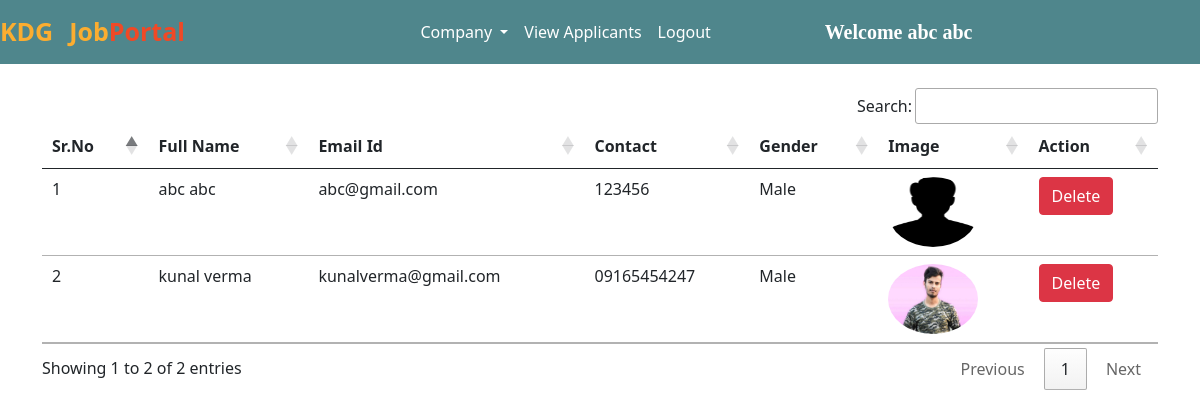
The app's page /view_applicants/ (signed in) with its own data.
### jobs/models.py (models this page shows, shortened)
class Applicant(models.Model):
    user = models.ForeignKey(User, on_delete=models.CASCADE)
    phone = models.CharField(max_length=10)
    image = models.ImageField(upload_to="")
    gender = models.CharField(max_length=10)
    type = models.CharField(max_length=15)

### jobs/views.py (the view)
# urls.py: path("view_applicants/", views.view_applicants, name="view_applicants"),
def view_applicants(request):
    if not request.user.is_authenticated:
        return redirect("/admin_login")
    applicants = Applicant.objects.all()
    return render(request, "view_applicants.html", {'applicants':applicants})

### jobs/templates/view_applicants.html (shortened to what this page needs)
{% extends 'admin_navbar.html' %}
{% block view_applicants %} active {% endblock %}
{% block body %}
<div class="container mt-4">
<table class="table table-hover" id="example">
    <thead>
        <tr>
            <th>Sr.No</th>
            <th>Full Name</th>
            <th>Email Id</th>
            <th>Contact</th>
            <th>Gender</th>
            <th>Image</th>
            <th>Action</th>
        </tr>
    </thead>
    <tbody>
        {% for applicant in applicants %}
        <tr>
            <td>{{forloop.counter}}</td>
            <td>{{applicant.user.get_full_name}}</td>
            <td>{{applicant.user.email}}</td>
            <td>{{applicant.phone}}</td>
            <td>{{applicant.gender}}</td>
            <td><img src="{{applicant.image.url}}" class="rounded-circle" width="90px" height="70px"></td>
            <td><a href="/delete_user/{{applicant.user.id}}/" class="btn btn-danger" onclick="return confirm('Are you sure you want to delete this applicant?')">Delete</a></td>
        </tr>
        {% endfor %}
    </tbody>
</table>
</div>
{% endblock %}

### jobs/templates/admin_navbar.html (shortened to what this page needs)
<!doctype html>
<html lang="en">
<head>
  <link href="https://cdn.jsdelivr.net/npm/bootstrap@5.0.2/dist/css/bootstrap.min.css" rel="stylesheet"
>
  <link rel="stylesheet" href="https://cdn.datatables.net/1.10.25/css/jquery.dataTables.min.css">
  <link rel="stylesheet" href="https://cdn.datatables.net/buttons/1.7.1/css/buttons.dataTables.min.css">
</head>
<body>
  <nav class="navbar navbar-expand-lg navbar-dark">
      <a class="navbar-brand" href="/"><span class="head1">KDG</span></a>
      <a class="navbar-brand" href="#"><span class="head1">Job</span><span class="head2">Portal</span></a>
      <div class="container w-50">
      <div class="collapse navbar-collapse" id="navbarSupportedContent">
        <ul class="navbar-nav me-auto mb-2 mb-lg-0">
          <div class="collapse navbar-collapse" id="navbarNavDarkDropdown">
            <ul class="navbar-nav">
              <li class="nav-item dropdown">
                <a class="nav-link active dropdown-toggle" href="#" id="navbarDarkDropdownMenuLink" role="button" data-bs-toggle="dropdown" aria-expanded="false">
                  Company
                </a>
              </li>
            </ul>
          </div>
          <li class="nav-item">
            <a class="nav-link {% block view_applicants %} {% endblock %}" href="/view_applicants/">View Applicants</a>
          </li>
          <li class="nav-item">
            <a class="nav-link active" href="/logout/">Logout</a>
          </li>
        </ul>
        <a class="navbar-brand" style="font-weight: bold; font-family: 'Times New Roman', Times, serif;" href="#">Welcome {{request.user.get_full_name}}</a>
      </div>
      </div>
  </nav>
  {% block body %}
  {% endblock %}
</body>
</html>

### jobs/templates/admin_navbar.html (style rules this page uses)
.navbar { background-color: #4f868c; }
.head1 { color: #FBAD30; font-size: 25px; font-weight: bold; height: 50px; }
.head2 { color: #EF4926; font-size: 25px; font-weight: bold; }

### records on screen
Applicant: user.get_full_name "abc abc", user.email "abc@gmail.com", phone "123456", gender "Male", image (picture)
Applicant: user.get_full_name "kunal verma", user.email "kunalverma@gmail.com", phone "09165454247", gender "Male", image (picture)

### other values on screen
{{ request.user.get_full_name }} "abc abc"
